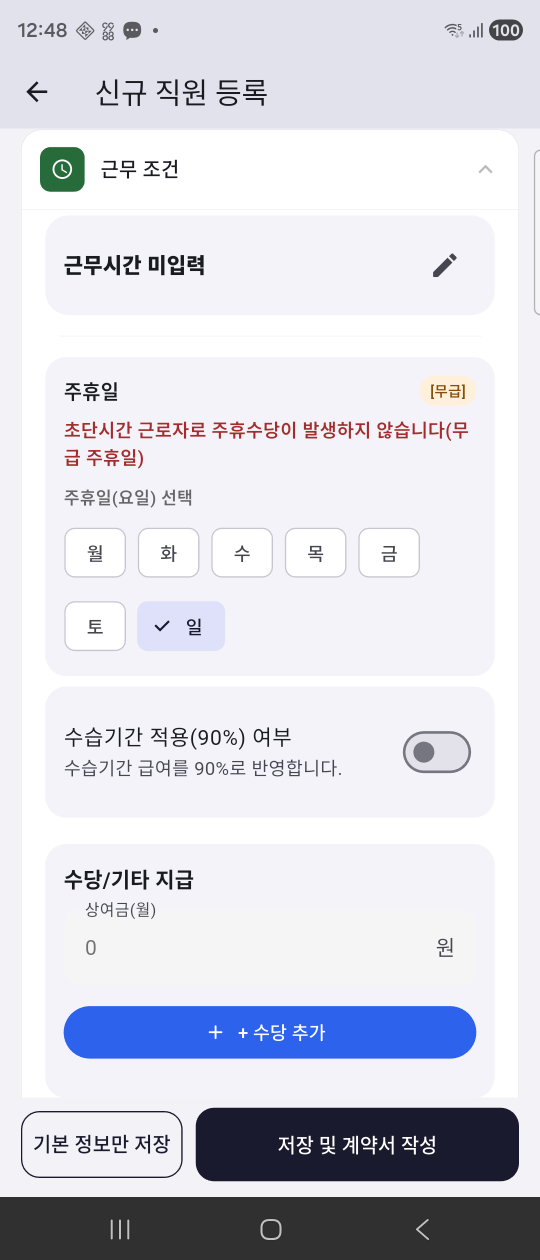
#> input picture AlbaManager_UserManual/images/add_staff_bottom.png, 1080 x 2520 px (shown at 1/2 size); its folder holds only this picture in this run
$ python make_video.py
#> lines starting #> are read from the running program, lines starting #| are printed output that depends on the picture
import os
import glob
import numpy as np
from PIL import Image, ImageOps
import imageio

image_dir = 'AlbaManager_UserManual/images'
output_path = 'AlbaManager_UserManual/user_manual_video.mp4'

png_files = sorted(glob.glob(os.path.join(image_dir, '*.png')))
if not png_files:
    print("No PNG files found.")
    exit(1)

print(f"Found {len(png_files)} images. Processing...")

# Define standard size based on the first image or a typical smartphone screen
target_width = 1080
target_height = 2340

writer = imageio.get_writer(output_path, fps=0.5) # 1 frame per 2 seconds

try:
    for file in png_files:
        img = Image.open(file).convert('RGB')
        # Scale and pad to fit target size without stretching
        img_padded = ImageOps.pad(img, (target_width, target_height), color=(242, 242, 247))
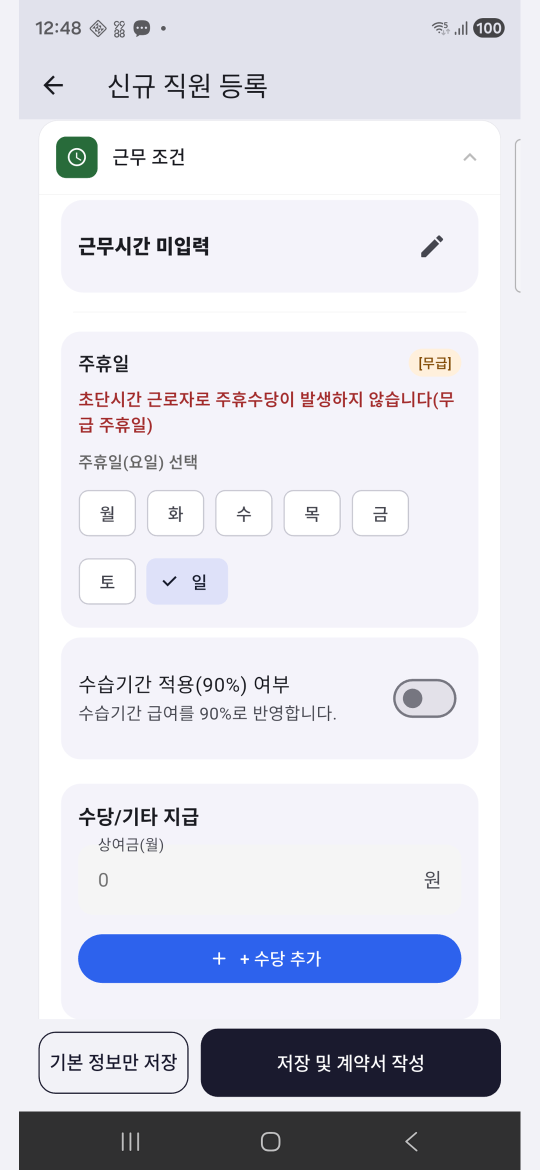
#> img_padded: PIL image 1080x2340 RGB (shown at 1/2 size); mean R, G, B 218.5, 219.5, 228.5
        writer.append_data(np.array(img_padded))
except Exception as e:
    print(f"Error processing {file}: {e}")
finally:
    writer.close()

print(f"🎉 Video successfully created at: {output_path}")

$ run again, on AlbaManager_UserManual/images/alba_web_manual.png
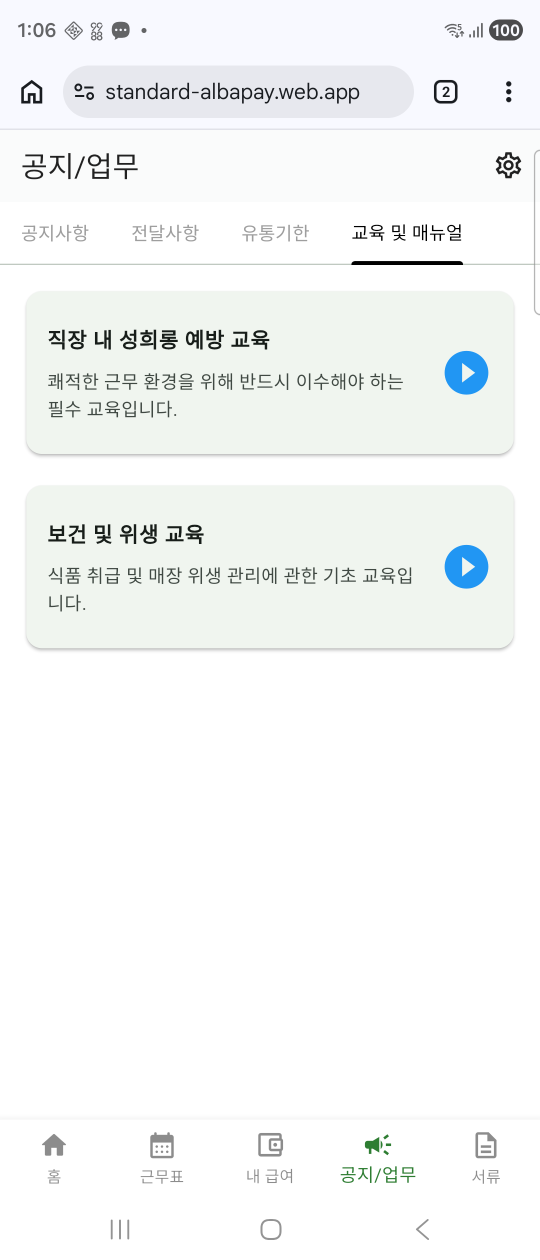
#> input picture AlbaManager_UserManual/images/alba_web_manual.png, 1080 x 2520 px (shown at 1/2 size)
#> `img_padded = ImageOps.pad(img, (target_width, target_height), color=(2..`:
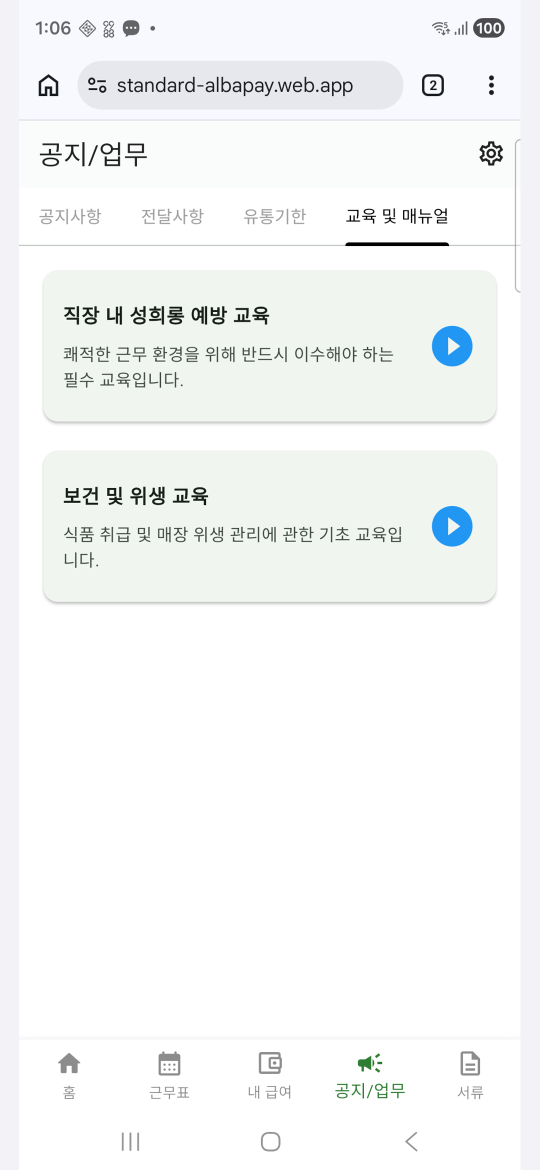
#> img_padded: PIL image 1080x2340 RGB (shown at 1/2 size); mean R, G, B 244.9, 246.6, 246.6

$ run again, on AlbaManager_UserManual/images/alba_web_payroll.png
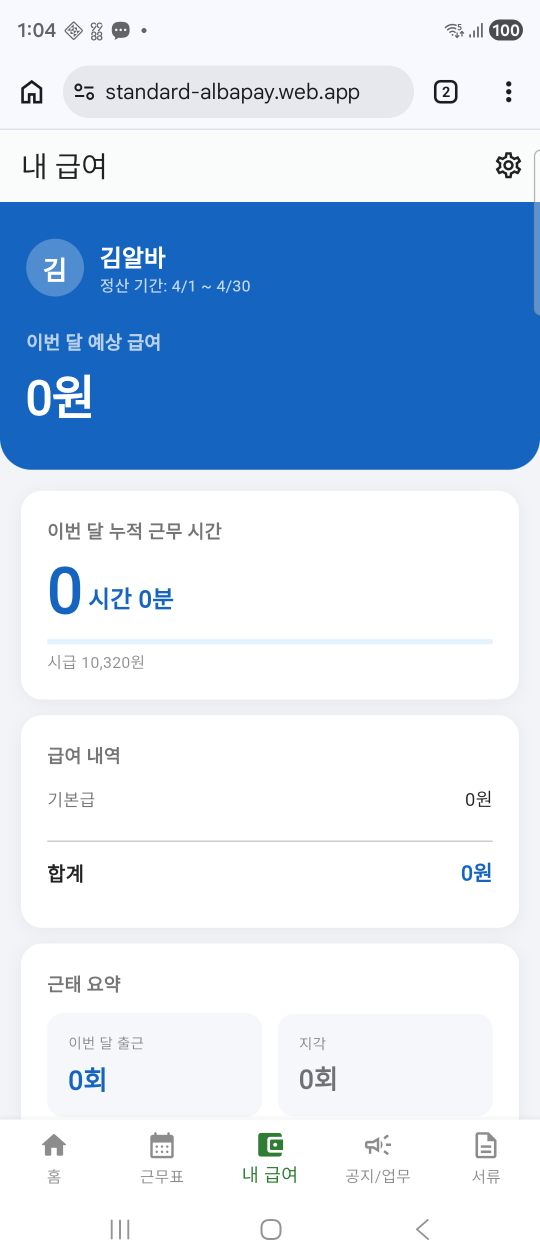
#> input picture AlbaManager_UserManual/images/alba_web_payroll.png, 1080 x 2520 px (shown at 1/2 size)
#> `img_padded = ImageOps.pad(img, (target_width, target_height), color=(2..`:
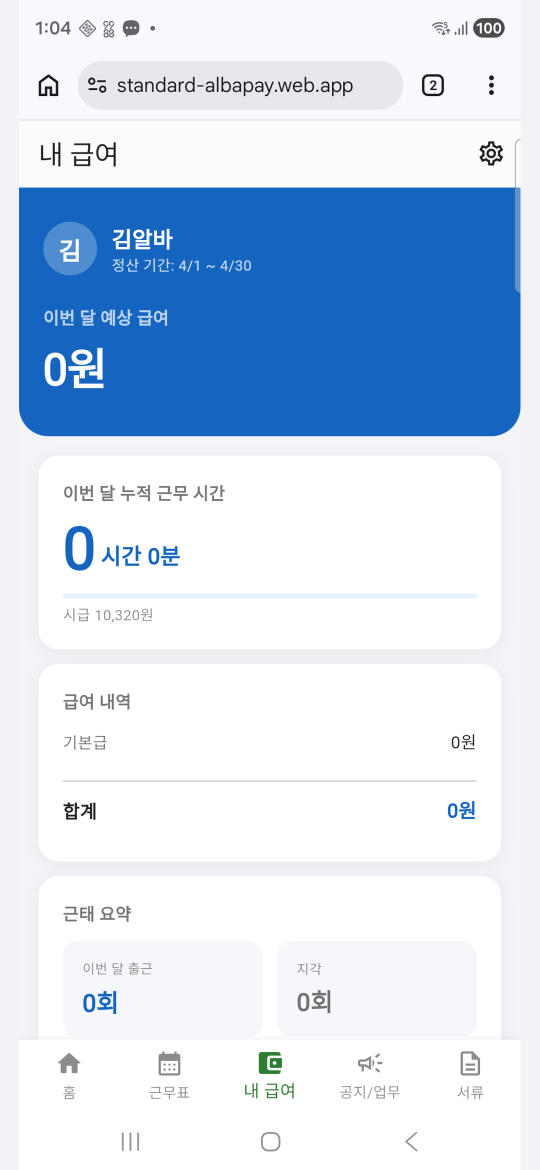
#> img_padded: PIL image 1080x2340 RGB (shown at 1/2 size); mean R, G, B 203.2, 219.3, 238.3

$ run again, on AlbaManager_UserManual/images/alba_web_payroll_2.png
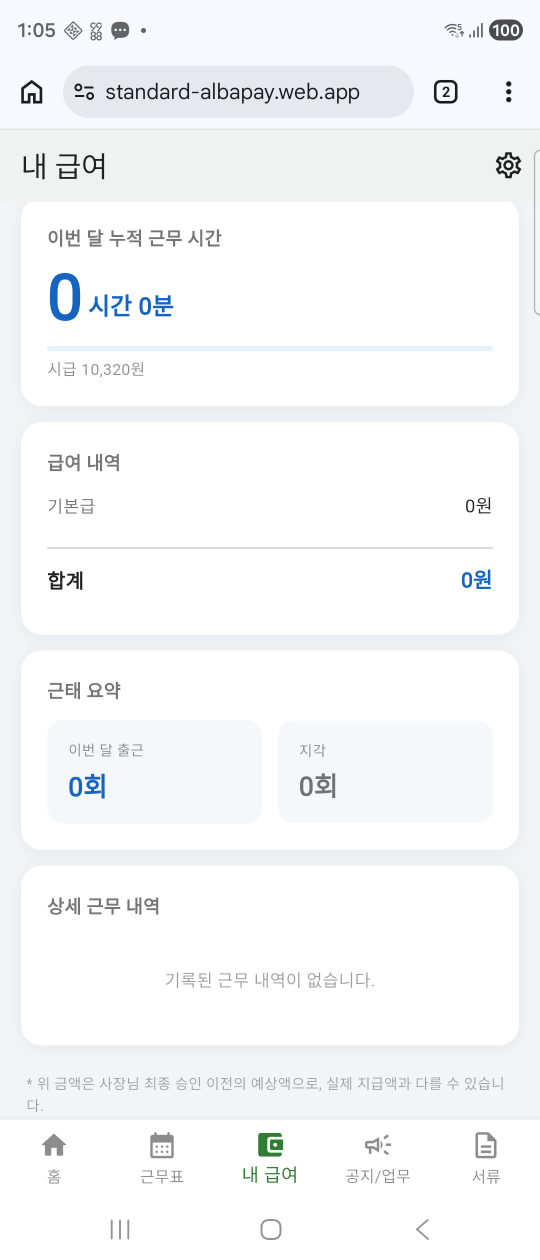
#> input picture AlbaManager_UserManual/images/alba_web_payroll_2.png, 1080 x 2520 px (shown at 1/2 size)
#> `img_padded = ImageOps.pad(img, (target_width, target_height), color=(2..`:
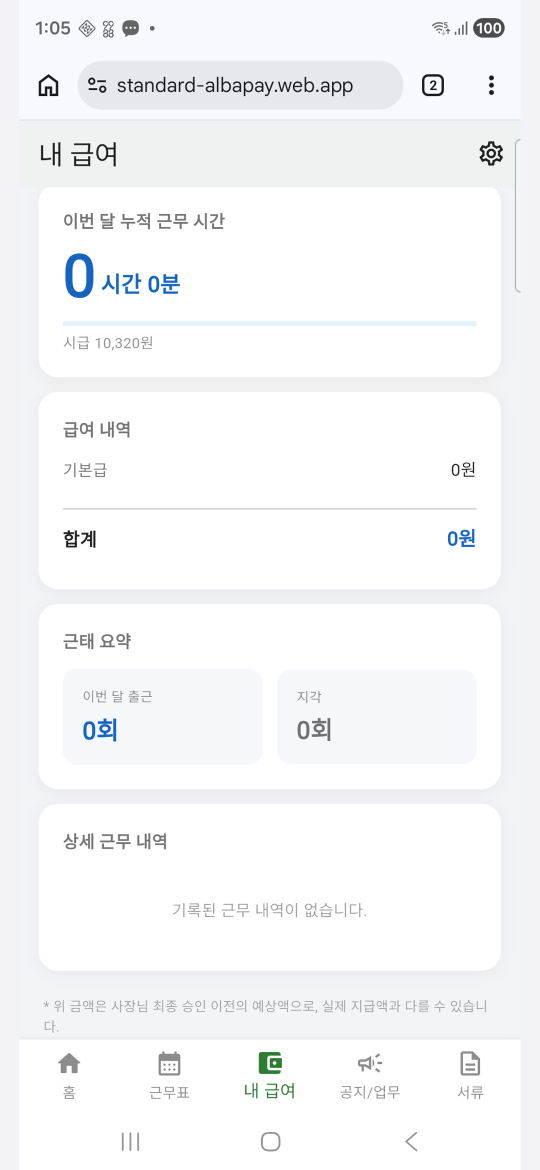
#> img_padded: PIL image 1080x2340 RGB (shown at 1/2 size); mean R, G, B 246, 247.1, 248.9

$ run again, on AlbaManager_UserManual/images/add_staff_top.png
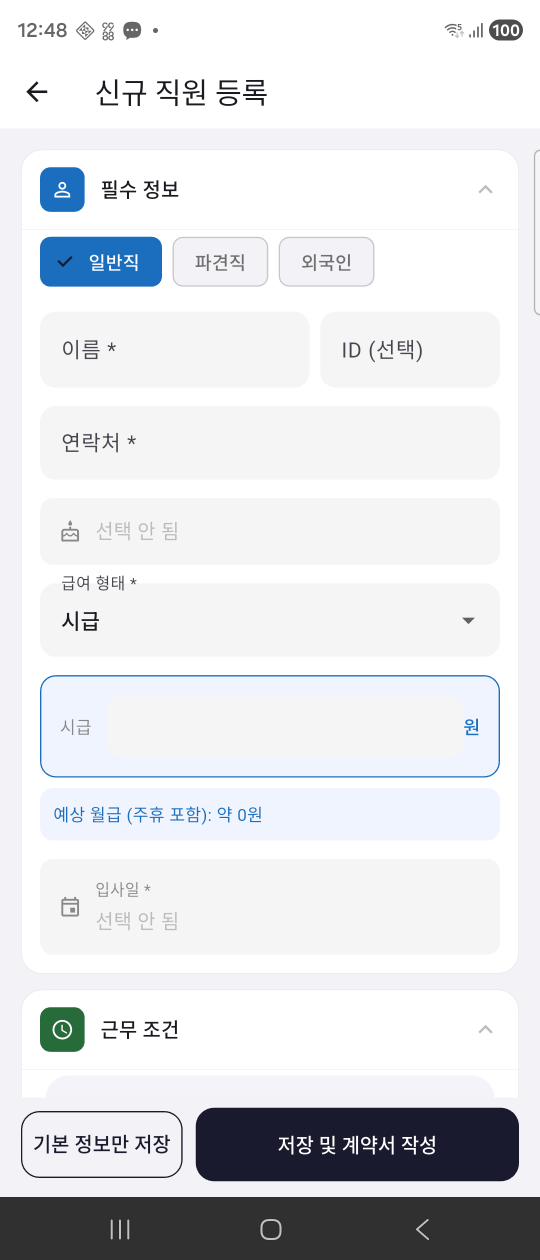
#> input picture AlbaManager_UserManual/images/add_staff_top.png, 1080 x 2520 px (shown at 1/2 size)
#> `img_padded = ImageOps.pad(img, (target_width, target_height), color=(2..`:
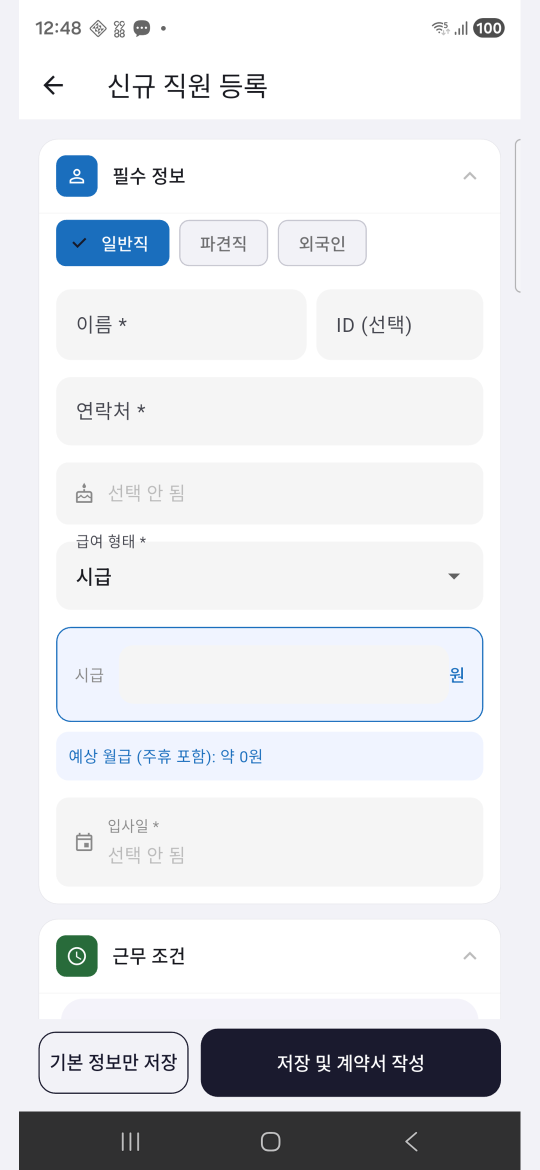
#> img_padded: PIL image 1080x2340 RGB (shown at 1/2 size); mean R, G, B 226.2, 227.8, 231.3
